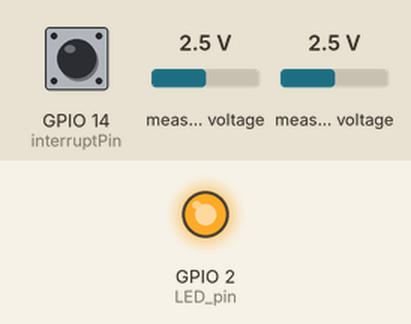
Simulated run of this sketch. Board: ESP8266 (NodeMCU). Parts: output pins drawn as LEDs (lit = HIGH). Inputs (shaded band) come from the test bench; at power-on: GPIO 14 (interruptPin) HIGH, measured voltage 2.5 V. WiFi joins after 1.5 s; servers stay silent unless stated; network time is answered at once with the bench clock; the local clock reads 2024-03-15 10:24:30 at power-on unless the sketch sets it; what the sketch prints to the serial monitor is not drawn.

Above: at 0.1 s.
At 1.6 s:
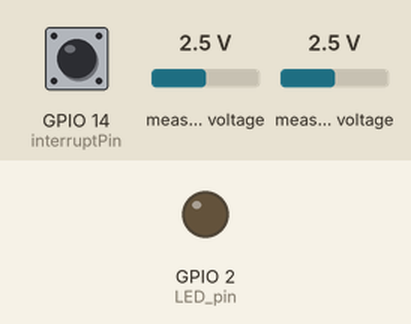
Timing chart, 0 to 3.1 s (numbered marks = the images above):
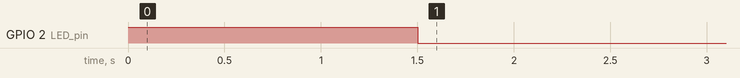

The sketch:

Main_code.ino
```cpp
/*Declaring libraries for Firebase_______________________________*/

#if defined(ESP32)
#include <WiFi.h>
#include <FirebaseESP32.h>
#elif defined(ESP8266)
#include <ESP8266WiFi.h>
#include <FirebaseESP8266.h>
#endif

#include "addons/TokenHelper.h"
#include "addons/RTDBHelper.h"

/*Declaring libraries for network time from internet_______________________________*/

#include <NTPClient.h>
#include <WiFiUdp.h>
#include <Adafruit_ADS1X15.h>

#define API_KEY "****************************************"  /*put your firebase api key of the project*/
#define DATABASE_URL "***********************************"  /*put your firebase real time data base url of the project*/


const char *ssid     = "**********"; /*put your wifi SSID (wifi name)*/
const char *password = "**********"; /*put your wifi password*/


FirebaseData fbdo;     /*creating data object for firebase */
FirebaseAuth auth;     /*firebase authentication*/
FirebaseConfig config; /*firebase configuration*/

Adafruit_ADS1115 ads;
WiFiUDP ntpUDP;
NTPClient timeClient(ntpUDP, "in.pool.ntp.org"); /* "in.pool.ntp.org" -- this link is for india only
                            check your country link in this website "https://www.pool.ntp.org/zone/@" */

/*Declaring variables_____________________________________________________________*/

//time
unsigned long epochTime;
int monthDay, currentMonth, currentYear, currentHour, currentMinute, currentSecond,pc;

// voltage
int16_t sensorValue1 = 0;
int val[100]; int max_v = 0;
double VmaxD = 0, Veff = 0;


// energy
const byte interruptPin = 14; // Or other pins that support an interrupt
volatile boolean  interrupt_occurred = false;
const int LED_pin = 2;
int cnt = 0;

//Cureent
int16_t  sensorVALue2 = 0; int VAL[100]; int max_i = 0;
double ImaxD = 0; float current = 0; double Ieff = 0;


void setup()
{

  Serial.begin(115200); /* Start Serial communication */

  pinMode(LED_pin, OUTPUT); digitalWrite(LED_pin, 1);
  pinMode(interruptPin, INPUT_PULLUP);
  attachInterrupt(digitalPinToInterrupt(interruptPin), ISR, FALLING);

  WiFi.begin(ssid, password);
  Serial.print("Connecting to Wi-Fi");
  while (WiFi.status() != WL_CONNECTED)
  {Serial.print(".");delay(300);}

  Serial.println();
  Serial.print("Connected with IP: ");Serial.println(WiFi.localIP());Serial.println();
  digitalWrite(LED_pin, 0); /*turn on the LED if connected with wifi */

  Serial.printf("Firebase Client v%s\n\n", FIREBASE_CLIENT_VERSION); /* Print the firebase version*/

/* configuring firebase with url and api key*/
  config.api_key = API_KEY;
  config.database_url = DATABASE_URL;

/* Starting the ntp server*/
  timeClient.begin();
  timeClient.setTimeOffset(19800); /*as INDIA time is GMT+5:30 so converting 5:30 into
                                            seconds  give this result 5:30*60 = 19800 */

  ads.setGain(GAIN_ONE); // 1x gain   +/- 4.096V   0.125mV
  if (!ads.begin())
  {Serial.println("Failed to initialize ADS."); while (1);}

  Firebase.begin(DATABASE_URL, API_KEY); /* Starting the firebase */

}

void loop()
{
  timeClient.update();
  unsigned long epochTime = timeClient.getEpochTime(); /* this function is called epochTime
                                      epoch Time contains the date & time of a certain region from
                                       which we can extract indivitual values of date & time*/
  struct tm *ptm = gmtime ((time_t *)&epochTime);

  int monthDay = ptm->tm_mday;                  /* Storing date */
  int currentMonth = ptm->tm_mon+1;             /* Storing month */
  int currentYear = ptm->tm_year+1900;          /* Storing year */

  int currentHour = timeClient.getHours();      /* Storing hour */
  int currentMinute = timeClient.getMinutes();  /* Storing minute */
  int currentSecond = timeClient.getSeconds();  /* Storing seconds */

  voltage(); /* calling the voltage function to get the value of voltage */
  CURRENt(); /* calling the current function to get the value of current */

  /* Serial printing all values which we will send to firebase*/

  Serial.println("Voltage: " + String(Veff)+ " volt");
  Serial.println("EnergyImpulse: " + String(cnt));
  Serial.println("Current: " + String(current)+ " amp");
  Serial.println(String(monthDay) + "-" + String(currentMonth) + "-" + String(currentYear));
  Serial.println(String(currentHour) + "-" + String(currentMinute) + "-" + String(currentSecond));
  Serial.println(".........");

/*in each 1 min interval we updating the value in fire base*/

 if(currentMinute-pc == 1 || pc == 0)
  {

  Firebase.setInt(fbdo, "/SEM/EIMP", cnt);          /* send the energy count value to firebase*/
  Firebase.setInt(fbdo, "/SEM/VOLTAGE", Veff);      /* send the voltage value to firebase*/
  Firebase.setFloat(fbdo, "/SEM/CURRENT", current); /* send the current value to firebase*/

  Firebase.setInt(fbdo, "/SEM/DD", monthDay);      /* send the date to firebase*/
  Firebase.setInt(fbdo, "/SEM/MO", currentMonth);  /* send the month to firebase*/
  Firebase.setInt(fbdo, "/SEM/YY", currentYear);   /* send the year to firebase*/

  Firebase.setInt(fbdo, "/SEM/HH", currentHour);   /* send the hour to firebase*/
  Firebase.setInt(fbdo, "/SEM/MI", currentMinute); /* send the minute to firebase*/

  pc=currentMinute;

  }

   delay(500);
}

ICACHE_RAM_ATTR void ISR () /* ISR for Energy meter*/
{
  cnt++;
  //Serial.println(cnt);
}


void voltage() /* function for voltage sensor */
{
  for ( int i = 0; i < 100; i++ )
  {
    sensorValue1 = ads.readADC_SingleEnded(0);
    if (sensorValue1 > 13200)
    { val[i] = sensorValue1; }

    else { val[i] = 0; }
    delay(1);
  }

  max_v = 0;

  for ( int i = 0; i < 100; i++ )
  {
    if ( val[i] > max_v )
    { max_v = val[i]; }
    val[i] = 0;
    }

  if (max_v != 0)
  {
    VmaxD = max_v;
    //Serial.println(VmaxD);
    Veff=map(VmaxD,17660,17740,230,235);
    if(Veff>=230 && Veff<=235)
    {Veff = Veff;}
    else {Veff = 0;}
  }
  else {Veff = 0; }
  VmaxD = 0;
}

void CURRENt() /* function for current sensor */
{
    for ( int i = 0; i < 100; i++ ) {
    sensorVALue2 = ads.readADC_SingleEnded(1);
    if (sensorVALue2 > 0) {
      VAL[i] = sensorVALue2;
    }
    else {
      VAL[i] = 0;
    }
    delay(1);
  }

  max_i = 0;

  for ( int i = 0; i < 100; i++ )
  {
    if ( VAL[i] > max_i )
    {max_i = VAL[i];}
    VAL[i] = 0;
  }
  if (max_i != 0)
  {
    ImaxD = max_i;
    //Serial.print(ImaxD);
    //Serial.print("   ");
    Ieff = ImaxD * 0.125;
    current = ((pow(10,(-3))*6.870027753458*sq(Ieff))-(5.38066*Ieff)+1482.40)/1000;
  }
  else {current = 0;}
  //Serial.print("Current: ");
  //Serial.println((current),2);
  ImaxD = 0;

  delay(10);
}
```
